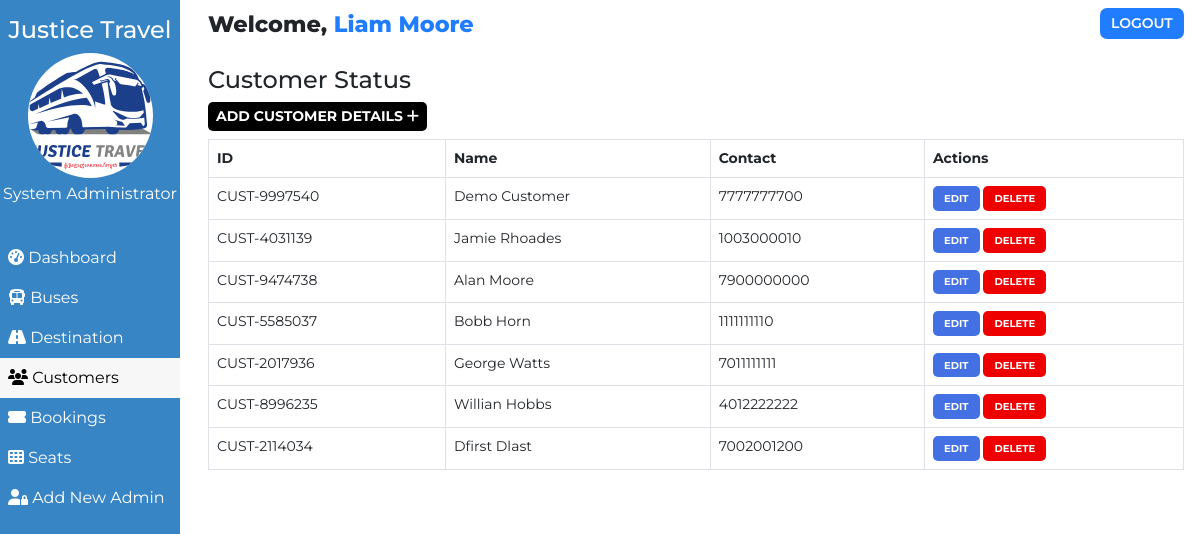
Page /admin/customer.php (signed in) on the committed database.
### tables this page shows
CREATE TABLE IF NOT EXISTS `users` (
  `user_id` int(11) NOT NULL AUTO_INCREMENT,
  `user_fullname` varchar(100) NOT NULL,
  `user_name` varchar(30) NOT NULL,
  `user_password` varchar(255) NOT NULL,
  `user_created` datetime NOT NULL DEFAULT CURRENT_TIMESTAMP,
  PRIMARY KEY (`user_id`)
);

CREATE TABLE IF NOT EXISTS `customers` (
  `id` int(100) NOT NULL AUTO_INCREMENT,
  `customer_id` varchar(255) NOT NULL,
  `customer_name` varchar(30) NOT NULL,
  `customer_phone` varchar(10) NOT NULL,
  `customer_created` datetime NOT NULL DEFAULT CURRENT_TIMESTAMP,
  PRIMARY KEY (`id`)
);

### admin/customer.php (the view, shortened to what this page needs)
<!DOCTYPE html>
<html lang="en">
<head>
    <link href="https://cdn.jsdelivr.net/npm/bootstrap@5.0.1/dist/css/bootstrap.min.css" rel="stylesheet">
    <?php
        $page="customer";
    ?>
</head>
<body>
    <?php require '../assets/partials/_admin-header.php';?>
        <?php
            $resultSql = "SELECT * FROM `customers` ORDER BY customer_created DESC";
            $resultSqlResult = mysqli_query($conn, $resultSql);
            if(!mysqli_num_rows($resultSqlResult)){ ?>
                <div class="container mt-4">
                    <div id="noCustomers" class="alert alert-dark " role="alert">
                        <h1 class="alert-heading">No Customers Found!!</h1>
                        <p class="fw-light">Be the first person to add one!</p>
                        <hr>
                        <div id="addCustomerAlert" class="alert alert-success" role="alert">
                                Click on <button id="add-button" class="button btn-sm"type="button"data-bs-toggle="modal" data-bs-target="#addModal">ADD <i class="fas fa-plus"></i></button> to add a customer!
                        </div>
                    </div>
                </div>
            <?php }
            else { ?>
            <section id="customer">
                <div id="head">
                    <h4>Customer Status</h4>
                </div>
                <div id="customer-results">
                    <div>
                        <button id="add-button" class="button btn-sm"type="button"data-bs-toggle="modal" data-bs-target="#addModal">Add Customer Details <i class="fas fa-plus"></i></button>
                    </div>
                    <table class="table table-hover table-bordered">
                        <thead>
                            <th>ID</th>
                            <th>Name</th>
                            <th>Contact</th>
                            <th>Actions</th>
                        </thead>
                        <?php
                            while($row = mysqli_fetch_assoc($resultSqlResult))
                            {
                                $id = $row["id"];
                                $customer_id = $row["customer_id"];
                                $customer_name = $row["customer_name"];
                                $customer_phone = $row["customer_phone"];
                        ?>
                        <tr>
                            <td>
                                <?php
                                    echo $customer_id;
                                ?>
                            </td>
                            <td>
                                <?php
                                    echo $customer_name;
                                ?>
                            </td>
                            <td>
                                <?php
                                    echo $customer_phone;
                                ?>
                            </td>
                            <td>
                            <button class="button edit-button " data-link="<?php echo $_SERVER['REQUEST_URI']; ?>" data-id="<?php
                                                echo $customer_id;?>" data-name="<?php
                                                echo $customer_name;?>" data-phone="<?php
                                                echo $customer_phone;?>"
                                                >Edit</button>
                                            <button class="button delete-button" data-bs-toggle="modal" data-bs-target="#deleteModal" data-id="<?php
                                                echo $id;?>">Delete</button>
                            </td>
                        </tr>
                    <?php
                        }
                    ?>
                    </table>
                </div>
            </section>
            <?php } ?>
        </div>
    </main>
</body>
</html>

### assets/partials/_admin-header.php (shortened to what this page needs)
<?php
    $conn = db_connect();
    $user_id = $_SESSION['user_id'];
    $sql = "SELECT * FROM users WHERE user_id = $user_id";
    $result = mysqli_query($conn, $sql);
    if($row = mysqli_fetch_assoc($result))
    {
        $user_fullname = $row["user_fullname"];
    }
?>
    <main id="container">
        <div id="sidebar">
            <h4>Justice Travel</h4>
            <div>
                <img class="adminDp mb-1" src="../assets/img/Justice Travel.svg" height="125px" alt="Justice Travel">
                <p>System Administrator</p>
            </div>
            <ul id="options">
                <li class="option <?php if($page=='dashboard'){ echo 'active';}?>">
                    <a href="./dashboard.php">
                    <i class="fas fa-tachometer-alt"></i> Dashboard
                    </a>
                </li>
                <li class="option <?php if($page=='bus'){ echo 'active';}?>">
                    <a href="./bus.php">
                    <i class="fas fa-bus"></i> Buses
                    </a>
                </li>
                <li class="option <?php if($page=='route'){ echo 'active';}?>">
                    <a href="./route.php">
                    <i class="fas fa-road"></i> Destination
                    </a>
                </li>
                <li class="option <?php if($page=='customer'){ echo 'active';}?>">
                    <a href="./customer.php">
                    <i class="fas fa-users"></i> Customers
                    </a>
                </li>
                <li class="option <?php if($page=='booking'){ echo 'active';}?>">
                    <a href="./booking.php">
                    <i class="fas fa-ticket-alt"></i> Bookings
                    </a>
                </li>
                <li class="option <?php if($page=='seat'){ echo 'active';}?>">
                    <a href="./seat.php">
                    <i class="fas fa-th"></i> Seats
                    </a>
                </li>
                <li class="option <?php if($page=='signup'){ echo 'active';}?>">
                    <a href="./signup.php">
                    <i class="fas fa-user-lock"></i> Add New Admin
                    </a>
                </li>
            </ul>
        </div>
        <div id="main-content">
            <section id="welcome">
                <ul>
                    <li class="welcome-item">Welcome,
                        <span id="USER">
                            <?php
                                echo $user_fullname;
                            ?>
                        </span>
                    </li>
                    <li class="welcome-item">
                        <button id="logout" class="btn-sm">
                            <a href="../assets/partials/_logout.php">LOGOUT</a>
                        </button>
                    </li>
                </ul>
            </section>

### assets/styles/admin.php (style rules this page uses)
body { margin: 0; box-sizing: border-box; font-family: 'Montserrat', sans-serif; background-color: white; }
html { scroll-behavior: smooth; }
*, *::after, *::before { box-sizing: inherit; }
#USER { color: #207DFF; }
.adminDp { background-color: white; border-radius: 50%; }
#welcome { background-color: white; }
#welcome ul { display: flex; justify-content: space-between; list-style-type: none; padding: 0; margin: 0; }
#welcome li { margin: 0 1rem; padding: 0.5rem 0; }
#welcome li:first-child { font-weight: 800; font-size: 1.4rem; }
#logout { padding: 0.3rem 0.7rem; background-color: #207DFF; font-weight: 600; outline: none; border: none; border-radius: 7px; }
#logout a { color: white; text-decoration: none; }
@media only screen and (min-width:1000px) { #sidebar { text-align: center; background-color: #3885c5; color: white; width: 15%; position: fixed; top: 0%; padding-top: 1rem; z-index: 2; height: 100vh; } }
@media only screen and (min-width:1000px) { #sidebar p { margin: 0; } }
@media only screen and (min-width:1000px) { #sidebar ul { margin-top: 2rem; } }
@media only screen and (min-width:1000px) { #options { list-style-type: none; text-align: left; padding-left: 0; } }
@media only screen and (min-width:1000px) { .option a { display: block; padding: 0.5rem; text-decoration: none; color: inherit; } }
@media only screen and (min-width:1000px) { .active { background-color:#f7f7f7; color:black; } }
@media only screen and (min-width:1000px) { #main-content { margin-left: 16%; } }

### assets/styles/admin-options.php (style rules this page uses)
* { font-family: Montserrat; }
#booking #head, #customer #head, #route #head, #seat #head, #bus #head { padding-top: 1rem; }
#booking, #customer, #route, #bus, #seat { padding: 0 1rem; }
#booking-results > div, #customer-results > div, #route-results > div, #bus-results > div { margin-bottom: 0.5rem; }
#booking-results button, #customer-results button, #route button, #bus-results button { border-radius: 5px; }
.button { border: none; font-weight: bold; text-transform: uppercase; }
#add-button { background-color: black; color: white; }
table { font-size: 14px; }
#bus .edit-button, #bus .delete-button, #route .edit-button, #route .delete-button, #customer .edit-button, #customer .delete-button { padding: 0.3rem 0.7rem; }
table th,td { padding-left: 0.3rem; }
table button { color: white; }
.edit-button { background-color: #4370E2; }
.delete-button { background-color: #EF0000; }
.edit-button, .delete-button { font-size: 10px }

### rows in the picture
users: user_fullname "Liam Moore"
customers: customer "CUST-9997540", customer_name "Demo Customer", customer_phone "7777777700"
customers: customer "CUST-4031139", customer_name "Jamie Rhoades", customer_phone "1003000010"
customers: customer "CUST-9474738", customer_name "Alan Moore", customer_phone "7900000000"
customers: customer "CUST-5585037", customer_name "Bobb Horn", customer_phone "1111111110"
customers: customer "CUST-2017936", customer_name "George Watts", customer_phone "7011111111"
customers: customer "CUST-8996235", customer_name "Willian Hobbs", customer_phone "4012222222"
customers: customer "CUST-2114034", customer_name "Dfirst Dlast", customer_phone "7002001200"
